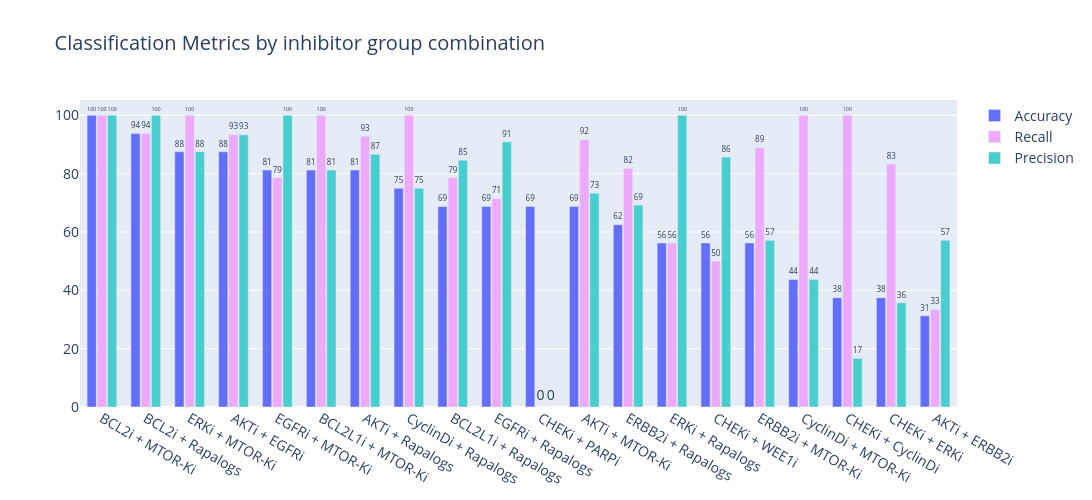
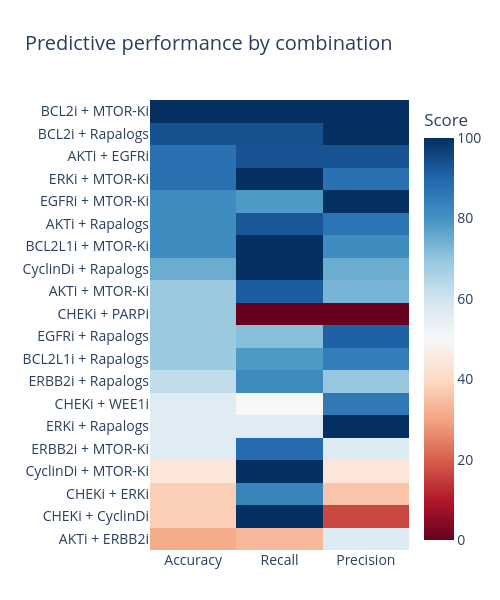
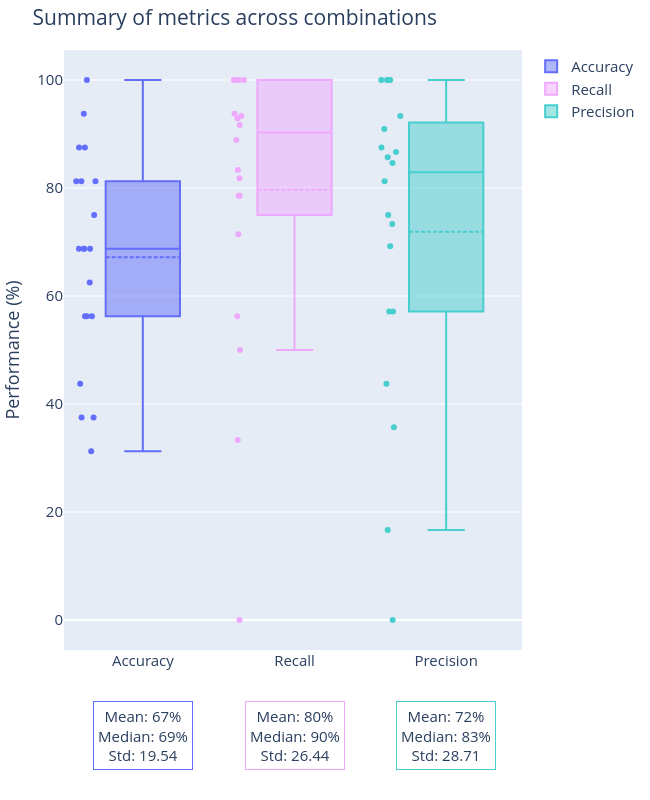

Notebook code cell kept with these figures, in order:
### Markdown cell above
### Classification by Inhibitor Combination

### Code cell
make_classification_plots(
    str(results_dir), 
    plots_dir=str(plots_dir), 
    show=show,
    analysis_type="combination",
    debug=False
)

### Figure 1 — Plotly figure (JSON) as saved in the notebook; plotly's stock layout.template omitted (floating-point values rounded to 4 significant figures)
{"data": [{"marker": {"color": "#636EFA"}, "name": "Accuracy", "orientation": "v", "text": [100.0, 94.0, 88.0, 88.0, 81.0, 81.0, 81.0, 75.0, 69.0, 69.0, 69.0, 69.0, 62.0, 56.0, 56.0, 56.0, 44.0, 38.0, 38.0, 31.0], "textposition": "outside", "type": "bar", "x": ["BCL2i + MTOR-Ki", "BCL2i + Rapalogs", "ERKi + MTOR-Ki", "AKTi + EGFRi", "EGFRi + MTOR-Ki", "BCL2L1i + MTOR-Ki", "AKTi + Rapalogs", "CyclinDi + Rapalogs", "BCL2L1i + Rapalogs", "EGFRi + Rapalogs", "CHEKi + PARPi", "AKTi + MTOR-Ki", "ERBB2i + Rapalogs", "ERKi + Rapalogs", "CHEKi + WEE1i", "ERBB2i + MTOR-Ki", "CyclinDi + MTOR-Ki", "CHEKi + CyclinDi", "CHEKi + ERKi", "AKTi + ERBB2i"], "y": [100.0, 93.75, 87.5, 87.5, 81.25, 81.25, 81.25, 75.0, 68.75, 68.75, 68.75, 68.75, 62.5, 56.25, 56.25, 56.25, 43.75, 37.5, 37.5, 31.25]}, {"marker": {"color": "#EEA9FC"}, "name": "Recall", "orientation": "v", "text": [100.0, 94.0, 100.0, 93.0, 79.0, 100.0, 93.0, 100.0, 79.0, 71.0, 0.0, 92.0, 82.0, 56.0, 50.0, 89.0, 100.0, 100.0, 83.0, 33.0], "textposition": "outside", "type": "bar", "x": ["BCL2i + MTOR-Ki", "BCL2i + Rapalogs", "ERKi + MTOR-Ki", "AKTi + EGFRi", "EGFRi + MTOR-Ki", "BCL2L1i + MTOR-Ki", "AKTi + Rapalogs", "CyclinDi + Rapalogs", "BCL2L1i + Rapalogs", "EGFRi + Rapalogs", "CHEKi + PARPi", "AKTi + MTOR-Ki", "ERBB2i + Rapalogs", "ERKi + Rapalogs", "CHEKi + WEE1i", "ERBB2i + MTOR-Ki", "CyclinDi + MTOR-Ki", "CHEKi + CyclinDi", "CHEKi + ERKi", "AKTi + ERBB2i"], "y": [100.0, 93.75, 100.0, 93.33, 78.57, 100.0, 92.86, 100.0, 78.57, 71.43, 0.0, 91.67, 81.82, 56.25, 50.0, 88.89, 100.0, 100.0, 83.33, 33.33]}, {"marker": {"color": "#48CECE"}, "name": "Precision", "orientation": "v", "text": [100.0, 100.0, 88.0, 93.0, 100.0, 81.0, 87.0, 75.0, 85.0, 91.0, 0.0, 73.0, 69.0, 100.0, 86.0, 57.0, 44.0, 17.0, 36.0, 57.0], "textposition": "outside", "type": "bar", "x": ["BCL2i + MTOR-Ki", "BCL2i + Rapalogs", "ERKi + MTOR-Ki", "AKTi + EGFRi", "EGFRi + MTOR-Ki", "BCL2L1i + MTOR-Ki", "AKTi + Rapalogs", "CyclinDi + Rapalogs", "BCL2L1i + Rapalogs", "EGFRi + Rapalogs", "CHEKi + PARPi", "AKTi + MTOR-Ki", "ERBB2i + Rapalogs", "ERKi + Rapalogs", "CHEKi + WEE1i", "ERBB2i + MTOR-Ki", "CyclinDi + MTOR-Ki", "CHEKi + CyclinDi", "CHEKi + ERKi", "AKTi + ERBB2i"], "y": [100.0, 100.0, 87.5, 93.33, 100.0, 81.25, 86.67, 75.0, 84.62, 90.91, 0.0, 73.33, 69.23, 100.0, 85.71, 57.14, 43.75, 16.67, 35.71, 57.14]}], "layout": {"bargap": 0.3, "bargroupgap": 0.1, "barmode": "group", "font": {"size": 14}, "height": 500, "title": {"text": "Classification Metrics by inhibitor group combination"}, "width": 1500}}

### Figure 2 — Plotly figure (JSON) as saved in the notebook; plotly's stock layout.template omitted (floating-point values rounded to 4 significant figures)
{"data": [{"colorbar": {"title": {"text": "Score"}}, "colorscale": [[0, "rgb(103,0,31)"], [0.1, "rgb(178,24,43)"], [0.2, "rgb(214,96,77)"], [0.3, "rgb(244,165,130)"], [0.4, "rgb(253,219,199)"], [0.5, "rgb(247,247,247)"], [0.6, "rgb(209,229,240)"], [0.7, "rgb(146,197,222)"], [0.8, "rgb(67,147,195)"], [0.9, "rgb(33,102,172)"], [1, "rgb(5,48,97)"]], "type": "heatmap", "x": ["Accuracy", "Recall", "Precision"], "y": ["AKTi + ERBB2i", "CHEKi + CyclinDi", "CHEKi + ERKi", "CyclinDi + MTOR-Ki", "ERBB2i + MTOR-Ki", "ERKi + Rapalogs", "CHEKi + WEE1i", "ERBB2i + Rapalogs", "BCL2L1i + Rapalogs", "EGFRi + Rapalogs", "CHEKi + PARPi", "AKTi + MTOR-Ki", "CyclinDi + Rapalogs", "BCL2L1i + MTOR-Ki", "AKTi + Rapalogs", "EGFRi + MTOR-Ki", "ERKi + MTOR-Ki", "AKTi + EGFRi", "BCL2i + Rapalogs", "BCL2i + MTOR-Ki"], "z": [[31.25, 33.33, 57.14], [37.5, 100.0, 16.67], [37.5, 83.33, 35.71], [43.75, 100.0, 43.75], [56.25, 88.89, 57.14], [56.25, 56.25, 100.0], [56.25, 50.0, 85.71], [62.5, 81.82, 69.23], [68.75, 78.57, 84.62], [68.75, 71.43, 90.91], [68.75, 0.0, 0.0], [68.75, 91.67, 73.33], [75.0, 100.0, 75.0], [81.25, 100.0, 81.25], [81.25, 92.86, 86.67], [81.25, 78.57, 100.0], [87.5, 100.0, 87.5], [87.5, 93.33, 93.33], [93.75, 93.75, 100.0], [100.0, 100.0, 100.0]], "zmax": 100, "zmin": 0}], "layout": {"font": {"size": 14}, "height": 600, "margin": {"b": 50, "l": 150, "r": 50, "t": 100}, "title": {"text": "Predictive performance by combination"}, "width": 500}}

### Figure 3 — Plotly figure (JSON) as saved in the notebook; plotly's stock layout.template omitted (floating-point values rounded to 4 significant figures)
{"data": [{"boxmean": true, "boxpoints": "all", "hoverinfo": "y+text", "hovertext": ["AKTi + ERBB2i", "CHEKi + CyclinDi", "CHEKi + ERKi", "CyclinDi + MTOR-Ki", "ERBB2i + MTOR-Ki", "ERKi + Rapalogs", "CHEKi + WEE1i", "ERBB2i + Rapalogs", "BCL2L1i + Rapalogs", "EGFRi + Rapalogs", "CHEKi + PARPi", "AKTi + MTOR-Ki", "CyclinDi + Rapalogs", "BCL2L1i + MTOR-Ki", "AKTi + Rapalogs", "EGFRi + MTOR-Ki", "ERKi + MTOR-Ki", "AKTi + EGFRi", "BCL2i + Rapalogs", "BCL2i + MTOR-Ki"], "marker": {"color": "#636EFA"}, "name": "Accuracy", "type": "box", "y": [31.25, 37.5, 37.5, 43.75, 56.25, 56.25, 56.25, 62.5, 68.75, 68.75, 68.75, 68.75, 75.0, 81.25, 81.25, 81.25, 87.5, 87.5, 93.75, 100.0]}, {"boxmean": true, "boxpoints": "all", "hoverinfo": "y+text", "hovertext": ["AKTi + ERBB2i", "CHEKi + CyclinDi", "CHEKi + ERKi", "CyclinDi + MTOR-Ki", "ERBB2i + MTOR-Ki", "ERKi + Rapalogs", "CHEKi + WEE1i", "ERBB2i + Rapalogs", "BCL2L1i + Rapalogs", "EGFRi + Rapalogs", "CHEKi + PARPi", "AKTi + MTOR-Ki", "CyclinDi + Rapalogs", "BCL2L1i + MTOR-Ki", "AKTi + Rapalogs", "EGFRi + MTOR-Ki", "ERKi + MTOR-Ki", "AKTi + EGFRi", "BCL2i + Rapalogs", "BCL2i + MTOR-Ki"], "marker": {"color": "#EEA9FC"}, "name": "Recall", "type": "box", "y": [33.33, 100.0, 83.33, 100.0, 88.89, 56.25, 50.0, 81.82, 78.57, 71.43, 0.0, 91.67, 100.0, 100.0, 92.86, 78.57, 100.0, 93.33, 93.75, 100.0]}, {"boxmean": true, "boxpoints": "all", "hoverinfo": "y+text", "hovertext": ["AKTi + ERBB2i", "CHEKi + CyclinDi", "CHEKi + ERKi", "CyclinDi + MTOR-Ki", "ERBB2i + MTOR-Ki", "ERKi + Rapalogs", "CHEKi + WEE1i", "ERBB2i + Rapalogs", "BCL2L1i + Rapalogs", "EGFRi + Rapalogs", "CHEKi + PARPi", "AKTi + MTOR-Ki", "CyclinDi + Rapalogs", "BCL2L1i + MTOR-Ki", "AKTi + Rapalogs", "EGFRi + MTOR-Ki", "ERKi + MTOR-Ki", "AKTi + EGFRi", "BCL2i + Rapalogs", "BCL2i + MTOR-Ki"], "marker": {"color": "#48CECE"}, "name": "Precision", "type": "box", "y": [57.14, 16.67, 35.71, 43.75, 57.14, 100.0, 85.71, 69.23, 84.62, 90.91, 0.0, 73.33, 75.0, 81.25, 86.67, 100.0, 87.5, 93.33, 100.0, 100.0]}], "layout": {"annotations": [{"align": "center", "bgcolor": "rgba(255, 255, 255, 0.8)", "bordercolor": "#636EFA", "borderpad": 4, "borderwidth": 1, "showarrow": false, "text": "Mean: 67%<br>Median: 69%<br>Std: 19.54", "x": "Accuracy", "y": -0.2, "yref": "paper"}, {"align": "center", "bgcolor": "rgba(255, 255, 255, 0.8)", "bordercolor": "#EEA9FC", "borderpad": 4, "borderwidth": 1, "showarrow": false, "text": "Mean: 80%<br>Median: 90%<br>Std: 26.44", "x": "Recall", "y": -0.2, "yref": "paper"}, {"align": "center", "bgcolor": "rgba(255, 255, 255, 0.8)", "bordercolor": "#48CECE", "borderpad": 4, "borderwidth": 1, "showarrow": false, "text": "Mean: 72%<br>Median: 83%<br>Std: 28.71", "x": "Precision", "y": -0.2, "yref": "paper"}], "font": {"size": 15}, "height": 800, "margin": {"b": 150, "l": 10, "r": 10, "t": 50}, "title": {"text": "Summary of metrics across combinations"}, "width": 650, "yaxis": {"title": {"text": "Performance (%)"}}}}
